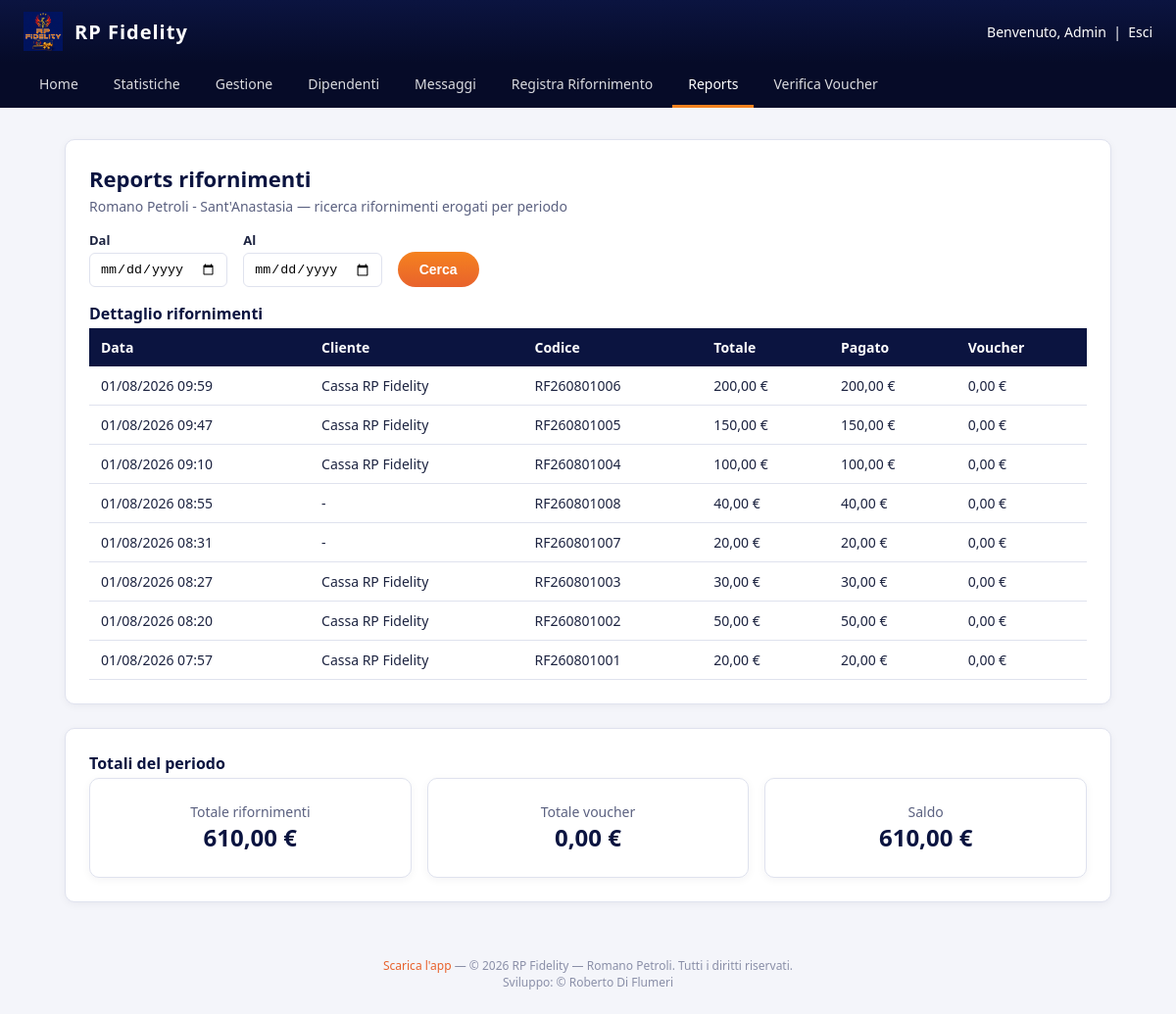
The page /admin/reports (signed in) on the database its author committed.
### tables this page shows
CREATE TABLE IF NOT EXISTS users (
    id INT UNSIGNED AUTO_INCREMENT PRIMARY KEY,
    nome VARCHAR(100) NOT NULL,
    cognome VARCHAR(100) NOT NULL,
    email VARCHAR(190) NOT NULL UNIQUE,
    password_hash VARCHAR(255) NOT NULL,
    telefono VARCHAR(30) NULL,
     
    codice_card VARCHAR(20) NULL UNIQUE,
    ruolo ENUM('cliente','admin','dipendente') NOT NULL DEFAULT 'cliente',
    punti_saldo DECIMAL(10,2) NOT NULL DEFAULT 0,
    stato ENUM('attivo','sospeso') NOT NULL DEFAULT 'attivo',
    api_token VARCHAR(64) NULL UNIQUE,
    data_registrazione DATETIME NOT NULL DEFAULT CURRENT_TIMESTAMP
);

CREATE TABLE IF NOT EXISTS distributori (
    id INT UNSIGNED AUTO_INCREMENT PRIMARY KEY,
    nome VARCHAR(150) NOT NULL,
    indirizzo VARCHAR(255) NULL,
    citta VARCHAR(100) NULL,
    creato_il DATETIME NOT NULL DEFAULT CURRENT_TIMESTAMP
);

CREATE TABLE IF NOT EXISTS rifornimenti (
    id INT UNSIGNED AUTO_INCREMENT PRIMARY KEY,
    user_id INT UNSIGNED NULL,
    distributore_id INT UNSIGNED NOT NULL,
    data_ora DATETIME NOT NULL,
    codice_rifornimento VARCHAR(50) NOT NULL,
    importo DECIMAL(10,2) NOT NULL DEFAULT 0,
    importo_pagato DECIMAL(10,2) NOT NULL DEFAULT 0,
    importo_voucher DECIMAL(10,2) NOT NULL DEFAULT 0,
     
    punti_maturati DECIMAL(10,2) NOT NULL DEFAULT 0,
    CONSTRAINT fk_rifornimenti_user FOREIGN KEY (user_id) REFERENCES users(id) ON DELETE SET NULL,
    CONSTRAINT fk_rifornimenti_distributore FOREIGN KEY (distributore_id) REFERENCES distributori(id),
    INDEX idx_rifornimenti_data (data_ora),
    INDEX idx_rifornimenti_distributore (distributore_id)
);

### src/Core/View.php (called while the page is built, shortened)
<?php
class View
{
    public static function layout(string $view, array $data = []): void
    {
        extract($data);
        $viewFile = __DIR__ . '/../Views/' . $view . '.php';
        require $viewFile;
        $content = ob_get_clean();
        require __DIR__ . '/../Views/layout.php';
    }
}

### src/Controllers/AdminController.php (called while the page is built, shortened)
<?php
class AdminController
{
    public function reports(): void
    {
        $dal = $_GET['dal'] ?? '';
        $al = $_GET['al'] ?? '';
        View::layout('admin/reports', [
            'pageTitle' => 'Reports — RP Fidelity',
            'distributore' => Distributore::unica(),
            'dal' => $dal,
            'al' => $al,
            'rifornimenti' => Rifornimento::ricerca($dal ?: null, $al ?: null),
            'totali' => Rifornimento::totali($dal ?: null, $al ?: null),
        ]);
    }
}

### src/Core/Router.php (called while the page is built, shortened)
<?php
class Router
{
    private array $routes = [];
    public function get(string $path, callable $handler): void
    {
        $this->routes['GET'][$path] = $handler;
    }
    public function post(string $path, callable $handler): void
    {
        $this->routes['POST'][$path] = $handler;
    }
    public function dispatch(string $method, string $uri): void
    {
        $path = parse_url($uri, PHP_URL_PATH) ?: '/';
        $path = rtrim($path, '/');
        $handler = $this->routes[$method][$path] ?? null;
        $handler();
    }
}

### public/index.php (called while the page is built, shortened)
<?php
spl_autoload_register(function (string $class) {
    $prefix = 'App\\';
    $relative = substr($class, strlen($prefix));
    $file = __DIR__ . '/../src/' . str_replace('\\', '/', $relative) . '.php';
});
$router = new Router();
$router->get('/', function () {
    header('Location: ' . (Auth::check() ? '/dashboard' : '/login'));
});
$router->get('/login', [new AuthController(), 'showLogin']);
$router->post('/login', [new AuthController(), 'login']);
$router->get('/registrati', [new AuthController(), 'showRegister']);
$router->post('/registrati', [new AuthController(), 'register']);
$router->get('/logout', [new AuthController(), 'logout']);
$router->get('/scarica-app', [new PublicController(), 'scaricaApp']);
$router->get('/dashboard', [new DashboardController(), 'index']);
$router->get('/rifornimenti', [new DashboardController(), 'rifornimenti']);
$router->get('/la-mia-card', [new DashboardController(), 'card']);
$router->get('/voucher', [new VoucherController(), 'index']);
$router->get('/catalogo', [new VoucherController(), 'catalogo']);
$router->post('/voucher/riscatta', [new VoucherController(), 'riscatta']);
$router->get('/voucher/pdf', [new VoucherController(), 'pdf']);
$router->get('/contatti', [new ContattiController(), 'index']);
$router->post('/contatti', [new ContattiController(), 'invia']);
$router->get('/faq', [new FaqController(), 'index']);
$router->get('/impostazioni', [new SettingsController(), 'index']);
$router->post('/impostazioni', [new SettingsController(), 'aggiornaProfilo']);
$router->post('/impostazioni/password', [new SettingsController(), 'aggiornaPassword']);
$router->get('/admin/statistiche', [new AdminController(), 'statistiche']);
$router->get('/admin/clienti', [new AdminController(), 'clienti']);
$router->get('/admin/clienti/modifica', [new AdminController(), 'modificaClienteForm']);
$router->post('/admin/clienti/modifica', [new AdminController(), 'modificaCliente']);
$router->post('/admin/clienti/elimina', [new AdminController(), 'eliminaCliente']);
$router->get('/admin/messaggi', [new AdminController(), 'messaggi']);
$router->get('/admin/messaggi/thread', [new AdminController(), 'messaggioThread']);
$router->post('/admin/messaggi/rispondi', [new AdminController(), 'rispondiMessaggio']);
$router->get('/admin/dipendenti', [new AdminController(), 'dipendenti']);
$router->get('/admin/dipendenti/nuovo', [new AdminController(), 'nuovoDipendenteForm']);
$router->post('/admin/dipendenti/nuovo', [new AdminController(), 'nuovoDipendente']);
$router->get('/admin/dipendenti/modifica', [new AdminController(), 'modificaDipendenteForm']);
$router->post('/admin/dipendenti/modifica', [new AdminController(), 'modificaDipendente']);
$router->post('/admin/dipendenti/elimina', [new AdminController(), 'eliminaDipendente']);
$router->get('/admin/reports', [new AdminController(), 'reports']);
$router->get('/admin/verifica-voucher', [new AdminController(), 'verificaVoucher']);
$router->post('/admin/verifica-voucher/usa', [new AdminController(), 'usaVoucher']);
$router->get('/admin/rifornimenti/nuovo', [new AdminController(), 'nuovoRifornimento']);
$router->post('/admin/rifornimenti/nuovo/cliente', [new AdminController(), 'identificaCliente']);
$router->post('/admin/rifornimenti/nuovo/cambia-cliente', [new AdminController(), 'cambiaCliente']);
$router->post('/admin/rifornimenti/nuovo/voucher', [new AdminController(), 'aggiungiVoucher']);
$router->post('/admin/rifornimenti/nuovo/voucher/rimuovi', [new AdminController(), 'rimuoviVoucher']);
$router->post('/admin/rifornimenti/nuovo/conferma', [new AdminController(), 'confermaRifornimento']);
$router->dispatch($_SERVER['REQUEST_METHOD'], $_SERVER['REQUEST_URI']);

### src/Core/Database.php (called while the page is built, shortened)
<?php
class Database
{
    private static ?PDO $instance = null;
    public static function connection(): PDO
    {
        if (self::$instance === null) {
            $config = require __DIR__ . '/../../config/config.php';
            $db = $config['db'];
            $dsn = sprintf(
                'mysql:host=%s;port=%d;dbname=%s;charset=%s',
                $db['host'],
                $db['port'],
                $db['name'],
                $db['charset']
            );
            self::$instance = new PDO($dsn, $db['user'], $db['pass'], [
                PDO::ATTR_ERRMODE => PDO::ERRMODE_EXCEPTION,
                PDO::ATTR_DEFAULT_FETCH_MODE => PDO::FETCH_ASSOC,
            ]);
        }
        return self::$instance;
    }
}

### src/Models/Distributore.php (called while the page is built, shortened)
<?php
class Distributore
{
    public static function unica(): ?array
    {
        $row = Database::connection()
            ->query('SELECT * FROM distributori ORDER BY id LIMIT 1')
            ->fetch();
        return $row ?: null;
    }
}

### src/Models/Rifornimento.php (called while the page is built, shortened)
<?php
class Rifornimento
{
    public static function ricerca(?string $dal, ?string $al): array
    {
        $sql = 'SELECT r.*, u.nome AS cliente_nome, u.cognome AS cliente_cognome
                FROM rifornimenti r
                LEFT JOIN users u ON u.id = r.user_id
                WHERE 1=1';
        $params = [];
        $sql .= ' ORDER BY r.data_ora DESC';
        $stmt = Database::connection()->prepare($sql);
        $stmt->execute($params);
        return $stmt->fetchAll();
    }
    public static function totali(?string $dal, ?string $al): array
    {
        $sql = 'SELECT
                    COALESCE(SUM(r.importo), 0) AS totale_rifornimenti,
                    COALESCE(SUM(r.importo_voucher), 0) AS totale_voucher,
                    COALESCE(SUM(r.importo_pagato) - SUM(r.importo_voucher), 0) AS saldo
                FROM rifornimenti r
                WHERE 1=1';
        $params = [];
        $stmt = Database::connection()->prepare($sql);
        $stmt->execute($params);
        return $stmt->fetch() ?: ['totale_rifornimenti' => 0, 'totale_voucher' => 0, 'saldo' => 0];
    }
}

### src/Core/Auth.php (called while the page is built, shortened)
<?php
class Auth
{
    public static function userId(): ?int
    {
        return $_SESSION['user_id'] ?? null;
    }
    public static function user(): ?array
    {
        $id = self::userId();
        return $id ? User::find($id) : null;
    }
}

### src/Models/User.php (called while the page is built, shortened)
<?php
class User
{
    public static function find(int $id): ?array
    {
        $stmt = Database::connection()->prepare('SELECT * FROM users WHERE id = ?');
        $stmt->execute([$id]);
        $user = $stmt->fetch();
        return $user ?: null;
    }
}

### src/Views/admin/reports.php (the view, shortened to what this page needs)
<div class="rp-card">
    <h1 class="rp-title">Reports rifornimenti</h1>
    <p class="rp-subtitle">
        <?= $distributore ? htmlspecialchars($distributore['nome']) : 'Romano Petroli' ?>
        — ricerca rifornimenti erogati per periodo
    </p>
    <form class="rp-filters" method="get" action="/admin/reports">
        <div class="rp-field">
            <label for="dal">Dal</label>
            <input type="date" id="dal" name="dal" value="<?= htmlspecialchars($dal) ?>">
        </div>
        <div class="rp-field">
            <label for="al">Al</label>
            <input type="date" id="al" name="al" value="<?= htmlspecialchars($al) ?>">
        </div>
        <button type="submit" class="rp-btn">Cerca</button>
    </form>
    <h2 class="rp-title" style="font-size:16px;">Dettaglio rifornimenti</h2>
    <table class="rp-table">
        <thead>
            <tr>
                <th>Data</th>
                <th>Cliente</th>
                <th>Codice</th>
                <th>Totale</th>
                <th>Pagato</th>
                <th>Voucher</th>
            </tr>
        </thead>
        <tbody>
            <?php foreach ($rifornimenti as $r): ?>
                <tr>
                    <td><?= htmlspecialchars(date('d/m/Y H:i', strtotime($r['data_ora']))) ?></td>
                    <td><?= $r['cliente_nome'] ? htmlspecialchars($r['cliente_nome'] . ' ' . $r['cliente_cognome']) : '-' ?></td>
                    <td><?= htmlspecialchars($r['codice_rifornimento']) ?></td>
                    <td><?= number_format((float) $r['importo'], 2, ',', '.') ?> &euro;</td>
                    <td><?= number_format((float) $r['importo_pagato'], 2, ',', '.') ?> &euro;</td>
                    <td><?= number_format((float) $r['importo_voucher'], 2, ',', '.') ?> &euro;</td>
                </tr>
            <?php endforeach; ?>
        </tbody>
    </table>
</div>
<div class="rp-card">
    <h2 class="rp-title" style="font-size:16px;">Totali del periodo</h2>
    <div style="display:flex; gap:16px; flex-wrap:wrap;">
        <div class="rp-card" style="flex:1; min-width:200px; text-align:center; margin-bottom:0;">
            <div class="rp-subtitle" style="margin:0;">Totale rifornimenti</div>
            <div style="font-size:24px; font-weight:700; color:var(--rp-navy);">
                <?= number_format((float) $totali['totale_rifornimenti'], 2, ',', '.') ?> &euro;
            </div>
        </div>
        <div class="rp-card" style="flex:1; min-width:200px; text-align:center; margin-bottom:0;">
            <div class="rp-subtitle" style="margin:0;">Totale voucher</div>
            <div style="font-size:24px; font-weight:700; color:var(--rp-navy);">
                <?= number_format((float) $totali['totale_voucher'], 2, ',', '.') ?> &euro;
            </div>
        </div>
        <div class="rp-card" style="flex:1; min-width:200px; text-align:center; margin-bottom:0;">
            <div class="rp-subtitle" style="margin:0;">Saldo</div>
            <div style="font-size:24px; font-weight:700; color:var(--rp-navy);">
                <?= number_format((float) $totali['saldo'], 2, ',', '.') ?> &euro;
            </div>
        </div>
    </div>
</div>

### src/Views/layout.php (shortened to what this page needs)
<?php
$user = Auth::user();
$isAdmin = $user && $user['ruolo'] === 'admin';
$currentPath = parse_url($_SERVER['REQUEST_URI'] ?? '/', PHP_URL_PATH);
?>
<!DOCTYPE html>
<html lang="it">
<head>
    <link rel="stylesheet" href="/assets/css/style.css">
</head>
<body>
    <header class="rp-header">
        <div class="rp-header-left">
            <div class="rp-brand">
                <img src="/assets/img/logo.jpeg" alt="RP Fidelity">
                <span>RP Fidelity</span>
            </div>
        </div>
        <?php if ($user): ?>
            <div class="rp-user">
                Benvenuto, <?= htmlspecialchars($user['nome']) ?>
                &nbsp;|&nbsp; <a href="/logout" style="color:#fff;">Esci</a>
            </div>
        <?php endif; ?>
    </header>
    <?php if ($isAdmin): ?>
    <nav class="rp-nav">
        <a href="/dashboard" class="<?= $currentPath === '/dashboard' ? 'active' : '' ?>">Home</a>
        <a href="/admin/statistiche" class="<?= $currentPath === '/admin/statistiche' ? 'active' : '' ?>">Statistiche</a>
        <a href="/admin/clienti" class="<?= $currentPath === '/admin/clienti' ? 'active' : '' ?>">Gestione</a>
        <a href="/admin/dipendenti" class="<?= $currentPath === '/admin/dipendenti' ? 'active' : '' ?>">Dipendenti</a>
        <a href="/admin/messaggi" class="<?= str_starts_with($currentPath, '/admin/messaggi') ? 'active' : '' ?>">Messaggi</a>
        <a href="/admin/rifornimenti/nuovo" class="<?= $currentPath === '/admin/rifornimenti/nuovo' ? 'active' : '' ?>">Registra Rifornimento</a>
        <a href="/admin/reports" class="<?= $currentPath === '/admin/reports' ? 'active' : '' ?>">Reports</a>
        <a href="/admin/verifica-voucher" class="<?= $currentPath === '/admin/verifica-voucher' ? 'active' : '' ?>">Verifica Voucher</a>
    </nav>
    <?php endif; ?>
    <main class="rp-container">
        <?= $content ?>
    </main>
    <footer class="rp-footer">
        <a href="/scarica-app">Scarica l'app</a> —
        &copy; <?= date('Y') ?> RP Fidelity — Romano Petroli. Tutti i diritti riservati.
        <br>Sviluppo: &copy; Roberto Di Flumeri
    </footer>
</body>
</html>

### rows shown on the page
users: nome "Admin"
distributori: nome "Romano Petroli - Sant'Anastasia"
rifornimenti: data_ora "01/08/2026 09:59", user.cognome "Cassa RP Fidelity", codice_rifornimento "RF260801006", importo "200,00", importo_pagato "200,00", importo_voucher "0,00"
rifornimenti: data_ora "01/08/2026 09:47", user.cognome "Cassa RP Fidelity", codice_rifornimento "RF260801005", importo "150,00", importo_pagato "150,00", importo_voucher "0,00"
rifornimenti: data_ora "01/08/2026 09:10", user.cognome "Cassa RP Fidelity", codice_rifornimento "RF260801004", importo "100,00", importo_pagato "100,00", importo_voucher "0,00"
rifornimenti: data_ora "01/08/2026 08:55", codice_rifornimento "RF260801008", importo "40,00", importo_pagato "40,00", importo_voucher "0,00"
rifornimenti: data_ora "01/08/2026 08:31", codice_rifornimento "RF260801007", importo "20,00", importo_pagato "20,00", importo_voucher "0,00"
rifornimenti: data_ora "01/08/2026 08:27", user.cognome "Cassa RP Fidelity", codice_rifornimento "RF260801003", importo "30,00", importo_pagato "30,00", importo_voucher "0,00"
rifornimenti: data_ora "01/08/2026 08:20", user.cognome "Cassa RP Fidelity", codice_rifornimento "RF260801002", importo "50,00", importo_pagato "50,00", importo_voucher "0,00"
rifornimenti: data_ora "01/08/2026 07:57", user.cognome "Cassa RP Fidelity", codice_rifornimento "RF260801001", importo "20,00", importo_pagato "20,00", importo_voucher "0,00"

### other values the page prints
$totali['totale_rifornimenti'] "610,00"
$totali['totale_voucher'] "0,00"
$totali['saldo'] "610,00"
